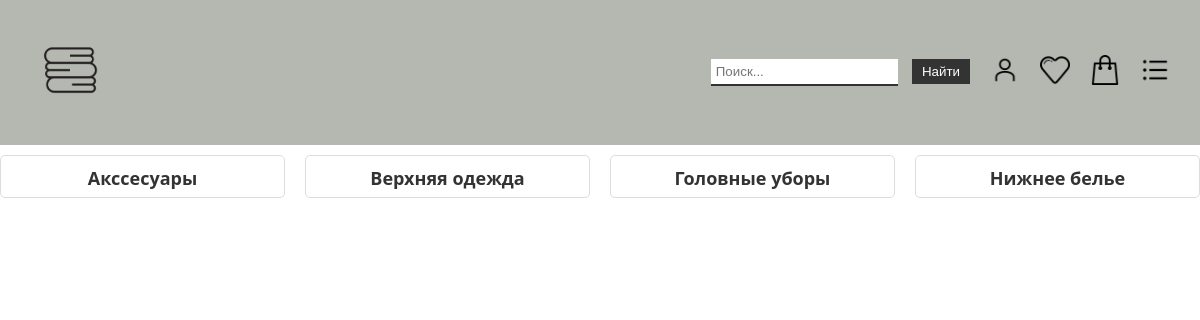
Page /catalog/ on the committed database.
### product/models.py (models this page shows, shortened)
class Catalog(models.Model):
    name = models.CharField(max_length=100, db_index=True)
    def get_absolute_url(self):
        return reverse('catalog', kwargs={'cat_id': self.pk})
    class Meta:
        verbose_name = 'Категорию'
        verbose_name_plural = 'Каталог'
        ordering = ('name', )

### product/views.py (the view)
# urls.py: path('catalog/', catalog, name='catalog'),
def catalog(request):
    cats = Catalog.objects.all()
    title = 'Каталог'
    context = {'title': title, 'menu': menu, 'cats': cats}
    return render(request, 'product/catalog.html', context)

### product/templates/product/catalog.html
{% extends 'product/base.html' %}
{% block content %}
    <div class="list-prod">
        {% for c in cats %}
            <div class="item">
                <h2><a href="{{ c.get_absolute_url }}">{{ c.name }}</a></h2>
            </div>
        {% endfor %}
    </div>
{% endblock content %}

### product/static/product/css/styles.css (style rules this page uses)
body { position: relative; font-family: 'Noto Sans', sans-serif; font-size: 16px; line-height: 1.4; color: #000; min-width: 320px; overflow-x: hidden; height: auto; margin: 0; padding: 0; }
.list-prod { display: flex; flex-wrap: wrap; justify-content: space-between; margin: 0 -10px; }
.item { width: calc(25% - 20px); margin: 10px; box-sizing: border-box; border: 1px solid #ddd; border-radius: 5px; overflow: hidden; background-color: #fff; display: flex; flex-direction: column; color: #333; text-decoration: none; }
.item h2 { margin: 0 10px; font-size: 18px; font-weight: 700; text-align: center; margin-top: 10px; margin-bottom: 5px; }
.item { width: calc(25% - 20px); margin: 10px; box-sizing: border-box; border: 1px solid #ddd; border-radius: 5px; overflow: hidden; background-color: #fff; display: flex; flex-direction: column; }
.item a { color: #333; text-decoration: none; }

### rows in the picture
Catalog: name "Акссесуары"
Catalog: name "Верхняя одежда"
Catalog: name "Головные уборы"
Catalog: name "Нижнее белье"
